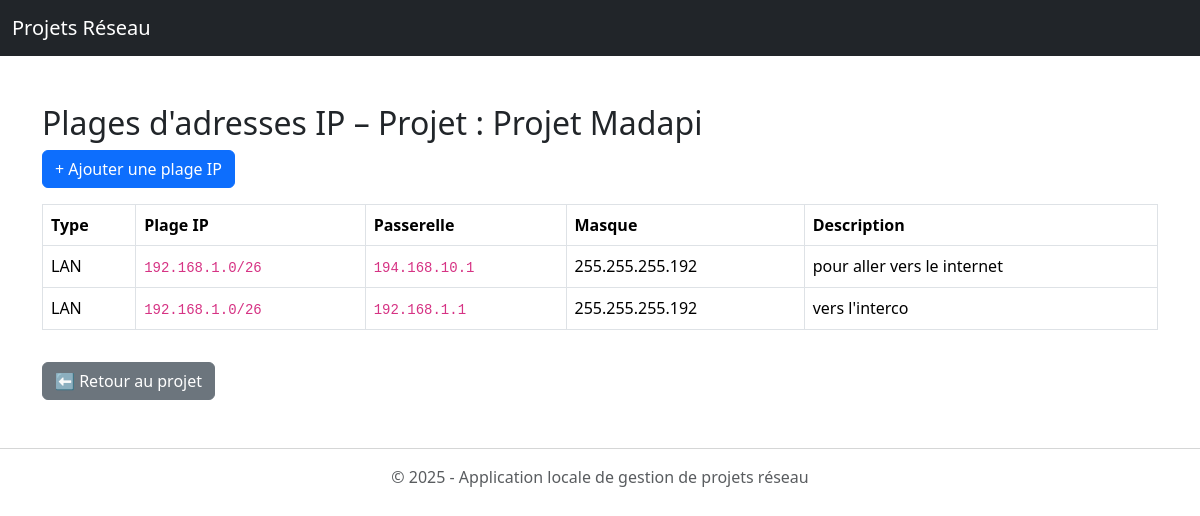
/plages_ip/liste.php?projet_id=1, run on the app's committed database.
### tables this page shows
CREATE TABLE IF NOT EXISTS `projets` (
  `id` int NOT NULL AUTO_INCREMENT,
  `nom` varchar(255) DEFAULT NULL,
  `client` varchar(255) DEFAULT NULL,
  `chef_projet_id` int DEFAULT NULL,
  `date_debut` date DEFAULT NULL,
  `statut` enum('en cours','terminé','en pause') DEFAULT 'en cours',
  `description` text,
  PRIMARY KEY (`id`),
  KEY `chef_projet_id` (`chef_projet_id`)
);

CREATE TABLE IF NOT EXISTS `plages_adresses` (
  `id` int NOT NULL AUTO_INCREMENT,
  `projet_id` int DEFAULT NULL,
  `type_reseau` varchar(50) DEFAULT NULL,
  `plage_ip` varchar(50) DEFAULT NULL,
  `passerelle` varchar(50) DEFAULT NULL,
  `masque` varchar(50) DEFAULT NULL,
  `description` text,
  PRIMARY KEY (`id`),
  KEY `projet_id` (`projet_id`)
);

### Plages_ip/liste.php (the view, shortened to what this page needs)
<?php
require_once '../config/db.php';
require_once '../includes/header.php';
$projet_id = $_GET['projet_id'];
$stmtProjet = $pdo->prepare("SELECT nom FROM Projets WHERE id = ?");
$stmtProjet->execute([$projet_id]);
$projet = $stmtProjet->fetch(PDO::FETCH_ASSOC);
$stmt = $pdo->prepare("SELECT * FROM Plages_Adresses WHERE projet_id = ?");
$stmt->execute([$projet_id]);
$plages = $stmt->fetchAll(PDO::FETCH_ASSOC);
?>
<div class="container mt-5">
    <h2>Plages d'adresses IP – Projet : <?= htmlspecialchars($projet['nom']) ?></h2>
    <a href="ajouter.php?projet_id=<?= $projet_id ?>" class="btn btn-primary mb-3">+ Ajouter une plage IP</a>
    <?php if (count($plages) > 0): ?>
        <table class="table table-bordered">
            <thead>
                <tr>
                    <th>Type</th>
                    <th>Plage IP</th>
                    <th>Passerelle</th>
                    <th>Masque</th>
                    <th>Description</th>
                </tr>
            </thead>
            <tbody>
                <?php foreach ($plages as $p): ?>
                    <tr>
                        <td><?= htmlspecialchars($p['type_reseau']) ?></td>
                        <td><code><?= htmlspecialchars($p['plage_ip']) ?></code></td>
                        <td><code><?= htmlspecialchars($p['passerelle']) ?></code></td>
                        <td><?= htmlspecialchars($p['masque']) ?></td>
                        <td><?= nl2br(htmlspecialchars($p['description'])) ?></td>
                    </tr>
                <?php endforeach; ?>
            </tbody>
        </table>
    <?php else: ?>
        <p>Aucune plage IP enregistrée pour ce projet.</p>
    <?php endif; ?>
    <a href="../projets/details.php?id=<?= $projet_id ?>" class="btn btn-secondary mt-3">⬅ Retour au projet</a>
</div>
<?php require_once '../includes/footer.php'; ?>

### data on the page
projets: nom "Projet Madapi"
plages_adresses: type_reseau "LAN", plage_ip "192.168.1.0/26", passerelle "194.168.10.1", masque "255.255.255.192", description "pour aller vers le internet"
plages_adresses: type_reseau "LAN", plage_ip "192.168.1.0/26", passerelle "192.168.1.1", masque "255.255.255.192", description "vers l'interco"
